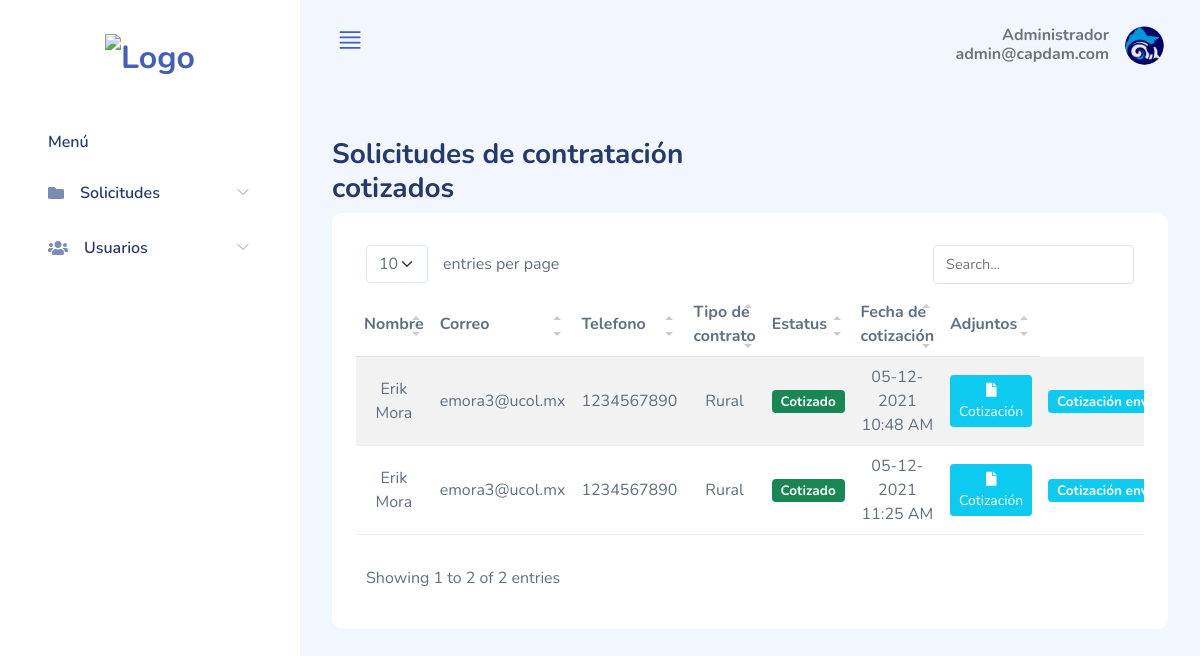
The page /admin/cotizados.php (signed in) on the database its author committed.
### tables this page shows
CREATE TABLE `usuarios` (
  `id_usuario` int(11) NOT NULL,
  `correo` varchar(30) NOT NULL,
  `password` varchar(120) NOT NULL,
  `rol` int(11) NOT NULL,
  `delegacion` int(11) DEFAULT NULL
);

CREATE TABLE `cotizaciones` (
  `id_cotizacion` int(11) NOT NULL,
  `contrato` int(11) NOT NULL,
  `cotizacion` varchar(120) NOT NULL,
  `fecha_cotizado` datetime NOT NULL,
  `estatus_cotizacion` int(11) NOT NULL
);

CREATE TABLE `contratacion` (
  `id_contratacion` int(11) NOT NULL,
  `nombre` varchar(30) NOT NULL,
  `apellidos` varchar(30) NOT NULL,
  `correo` varchar(30) NOT NULL,
  `telefono` varchar(15) NOT NULL,
  `domicilio` varchar(200) NOT NULL,
  `delegacion` int(11) NOT NULL,
  `derecho_posesion` varchar(50) NOT NULL,
  `predial` varchar(50) NOT NULL,
  `ine` varchar(50) NOT NULL,
  `curp` varchar(50) NOT NULL,
  `vocacion_uso` varchar(50) DEFAULT NULL,
  `fachada` varchar(50) NOT NULL,
  `tipo_contrato` varchar(30) NOT NULL,
  `estado` int(1) NOT NULL,
  `fecha_solicitud` datetime NOT NULL
);

### php/conexion.php (called while the page is built, shortened)
<?php
  class Conexion {
    function connect(){
      try{
        $conexion = "mysql:host=localhost; dbname=contratos; charset=utf8mb4";
        return $pdo = new PDO($conexion, "root", "");
      } catch (PDOException $err){
        print_r($err->getMessage());
      }
    }
  }
?>

### admin/cotizados.php (the view, shortened to what this page needs)
<?php
include_once '../php/conexion.php';
$conexion = new Conexion();
if (isset($_SESSION['correo'])) {
  $usuarioCorreo = $_SESSION['correo'];
  $usuario = $conexion->connect()->query("SELECT * FROM usuarios WHERE correo = '$usuarioCorreo'");
  $usuario->execute();
  $rowUsuario = $usuario->fetch();
} else {
  header("Location: ../index.php");
}
?>
<!DOCTYPE html>
<html lang="es">
<head>
  <link rel="stylesheet" href="../assets/css/bootstrap.css">
  <link rel="stylesheet" href="../assets/vendors/perfect-scrollbar/perfect-scrollbar.css">
  <link rel="stylesheet" href="../assets/vendors/bootstrap-icons/bootstrap-icons.css">
  <link rel="stylesheet" href="../assets/css/app.css">
  <link rel="stylesheet" href="../assets/vendors/simple-datatables/style.css">
  <link rel="stylesheet" href="https://cdnjs.cloudflare.com/ajax/libs/font-awesome/5.15.3/css/all.min.css" />
  <link rel="stylesheet" href="../assets/vendors/sweetalert2/sweetalert2.min.css">
</head>
<body>
  <div id="app">
    <div id="sidebar" class="active">
      <div class="sidebar-wrapper active">
        <div class="sidebar-header">
        <div class="text-center">
            <a href="index.php"><img src="../assets/images/logo_fondo.png" class="w-100 h-100" alt="Logo" srcset=""></a>
          </div>
        </div>
        <div class="sidebar-menu">
          <ul class="menu">
            <li class="sidebar-title">Menú</li>
            <li class="sidebar-item  has-sub">
              <a href="#" class='sidebar-link'>
                <i class="fas fa-folder"></i>
                <span>Solicitudes</span>
              </a>
            </li>
            <li class="sidebar-item  has-sub">
              <a href="#" class='sidebar-link'>
                <i class="fas fa-users"></i>
                <span>Usuarios</span>
              </a>
            </li>
          </ul>
        </div>
      </div>
    </div>
    <div id="main" class='layout-navbar'>
      <header class='mb-3'>
        <nav class="navbar navbar-expand navbar-light ">
          <div class="container-fluid">
            <a href="#" class="burger-btn d-block">
              <i class="bi bi-justify fs-3"></i>
            </a>
            <div class="collapse navbar-collapse" id="navbarSupportedContent">
              <div class="dropdown">
                <a href="#" data-bs-toggle="dropdown" aria-expanded="false">
                  <div class="user-menu d-flex">
                    <div class="user-name text-end me-3">
                      <h6 class="mb-0 text-gray-600">Administrador</h6>
                      <h6 class="mb-0 text-gray-600"><?php echo $rowUsuario['correo']; ?> </h6>
                    </div>
                    <div class="user-img d-flex align-items-center">
                      <div class="avatar avatar-md">
                        <img src="../assets/images/logo.png">
                      </div>
                    </div>
                  </div>
                </a>
              </div>
            </div>
          </div>
        </nav>
      </header>
      <div id="main-content">
        <div class="page-heading">
          <div class="page-title">
            <div class="row">
              <div class="col-12 col-md-6 order-md-1 order-last">
                <h3>Solicitudes de contratación cotizados</h3>
              </div>
            </div>
          </div>
          <section class="section">
            <div class="card">
              <div class="card-body">
                <table class="table table-striped" id="table1">
                  <thead>
                    <tr class="text-center">
                      <th>Nombre</th>
                      <th>Correo</th>
                      <th>Telefono</th>
                      <th>Tipo de contrato</th>
                      <th>Estatus</th>
                      <th>Fecha de cotización</th>
                      <th>Adjuntos</th>
                    </tr>
                  </thead>
                  <tbody>
                    <?php
                    $query = $conexion->connect()->query("SELECT * FROM cotizaciones INNER JOIN contratacion ON cotizaciones.contrato = contratacion.id_contratacion");
                    $query->execute();
                    $solicitudes = $query->fetchAll();
                    foreach ($solicitudes as $solicitud) {
                      $estado = '';
                      $estado_envio = '';
                      if ($solicitud['estatus_cotizacion'] == 0) {
                        $estado_envio = '<span class="badge bg-danger">Cotización pendiente por enviar</span>';
                      } else {
                        $estado_envio = '<span class="badge bg-info">Cotización enviada</span>';
                      }
                      if ($solicitud['estado'] == 2) {
                        $estado = 'Cotizado';
                      }
                      echo '<tr class="text-center">
                                <td>' . $solicitud['nombre'] . ' ' . $solicitud['apellidos'] . '</td>
                                <td>' . $solicitud['correo'] . '</td>
                                <td>' . $solicitud['telefono'] . '</td>
                                <td>' . $solicitud['tipo_contrato'] . '</td>
                                <td><span class="badge bg-success">' . $estado . '</span></td>
                                <td>' . strftime('%m-%d-%Y %I:%M %p', strtotime($solicitud['fecha_solicitud'])) . '</td>
                                <td>
                                  <a target="_blank" href="../cotizaciones/' . $solicitud['contrato'] . '/' . $solicitud['cotizacion'] . '" class="btn btn-sm btn-info"><i class="fas fa-file"></i>Cotización</a>
                                </td>
                                <td>
                                  ' . $estado_envio . '
                                </td>
                              </tr>';
                    }
                    ?>
                  </tbody>
                </table>
              </div>
            </div>
          </section>
        </div>
      </div>
    </div>
  </div>
</body>
</html>

### assets/css/app.css (style rules this page uses)
.avatar { display:inline-flex;border-radius:50%;text-align:center;vertical-align:middle;position:relative }
.avatar img { width:32px;height:32px;border-radius:50% }
.avatar.avatar-md .avatar-content,.avatar.avatar-md img { width:32px;height:32px;font-size:.8rem }
.btn i,.btn svg { width:16px;height:16px }
.btn.btn-danger,.btn.btn-info,.btn.btn-primary,.btn.btn-secondary,.btn.btn-success,.btn.btn-warning { color:#fff }
.card { margin-bottom:2.2rem;border:none }
.card .card-body { padding:1.5rem }
#sidebar.active .sidebar-wrapper { left:0 }
.sidebar-wrapper { width:300px;height:100vh;position:fixed;top:0;z-index:10;overflow-y:auto;background-color:#fff;bottom:0;transition:left .5s ease-out }
.sidebar-wrapper .sidebar-header { padding:2rem 2rem 1rem;font-size:2rem;font-weight:700 }
.sidebar-wrapper .sidebar-header img { height:1.2rem }
.sidebar-wrapper .menu { margin-top:2rem;padding:0 2rem;font-weight:600 }
.sidebar-wrapper .menu .sidebar-title { padding:0 1rem;margin:1.5rem 0 1rem;font-size:1rem;list-style:none;font-weight:600;color:#25396f }
.sidebar-wrapper .menu .sidebar-link { display:block;padding:.7rem 1rem;font-size:1rem;display:flex;align-items:center;border-radius:.5rem;transition:all .5s;text-decoration:none;color:#25396f }
.sidebar-wrapper .menu .sidebar-link i,.sidebar-wrapper .menu .sidebar-link svg { color:#7c8db5 }
.sidebar-wrapper .menu .sidebar-link span { margin-left:1rem }
.sidebar-wrapper .menu .sidebar-item { list-style:none;margin-top:.5rem;position:relative }
.sidebar-wrapper .menu .sidebar-item.has-sub .sidebar-link:after { position:absolute;color:#ccc;right:15px;top:12px;display:block }
.navbar { height:90px;padding:1.5rem }
.navbar .user-menu img { width:39px;height:39px }
.dataTable-table td,.dataTable-table thead th,.table td,.table thead th { vertical-align:middle }
.dataTable-table:not(.table-borderless) thead th,.table:not(.table-borderless) thead th { border-bottom:1px solid #dedede!important }
.bi { width:1rem;height:1rem }
.burger-btn { display:none }
#main { margin-left:300px;padding:2rem }
#main.layout-navbar { padding:0 }
#main #main-content { padding:2rem }
.page-heading { margin:0 0 2rem }
.page-heading h3 { font-weight:700 }
a { text-decoration:none }
.text-gray-600 { color:#6c757d!important }

### rows shown on the page
usuarios: correo "admin@capdam.com"
cotizaciones: contratacion.nombre "Erik", contratacion.apellidos "Mora", contratacion.correo "emora3@ucol.mx", contratacion.telefono "1234567890", contratacion.tipo_contrato "Rural", contratacion.estado "Cotizado", contratacion.fecha_solicitud "05-12-2021 10:48 AM", estatus_cotizacion "Cotización…"
cotizaciones: contratacion.nombre "Erik", contratacion.apellidos "Mora", contratacion.correo "emora3@ucol.mx", contratacion.telefono "1234567890", contratacion.tipo_contrato "Rural", contratacion.estado "Cotizado", contratacion.fecha_solicitud "05-12-2021 11:25 AM", estatus_cotizacion "Cotización…"
